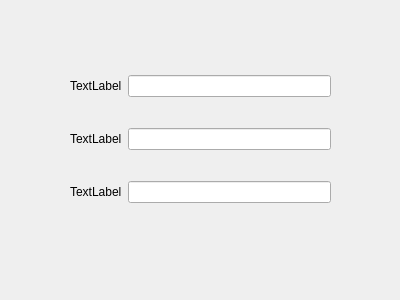
<?xml version="1.0" encoding="UTF-8"?>
<ui version="4.0">
 <class>Form</class>
 <widget class="QWidget" name="Form">
  <property name="geometry">
   <rect>
    <x>0</x>
    <y>0</y>
    <width>400</width>
    <height>300</height>
   </rect>
  </property>
  <property name="windowTitle">
   <string>Form</string>
  </property>
  <widget class="QWidget" name="verticalLayoutWidget">
   <property name="geometry">
    <rect>
     <x>70</x>
     <y>50</y>
     <width>261</width>
     <height>181</height>
    </rect>
   </property>
   <layout class="QVBoxLayout" name="verticalLayout">
    <item>
     <layout class="QHBoxLayout" name="horizontalLayout">
      <item>
       <widget class="QLabel" name="label">
        <property name="text">
         <string>TextLabel</string>
        </property>
       </widget>
      </item>
      <item>
       <widget class="QLineEdit" name="lineEdit"/>
      </item>
     </layout>
    </item>
    <item>
     <layout class="QHBoxLayout" name="horizontalLayout_4">
      <item>
       <widget class="QLabel" name="label_3">
        <property name="text">
         <string>TextLabel</string>
        </property>
       </widget>
      </item>
      <item>
       <widget class="QLineEdit" name="lineEdit_3"/>
      </item>
     </layout>
    </item>
    <item>
     <layout class="QHBoxLayout" name="horizontalLayout_2">
      <item>
       <widget class="QLabel" name="label_2">
        <property name="text">
         <string>TextLabel</string>
        </property>
       </widget>
      </item>
      <item>
       <widget class="QLineEdit" name="lineEdit_2"/>
      </item>
     </layout>
    </item>
   </layout>
  </widget>
 </widget>
 <resources/>
 <connections/>
</ui>
